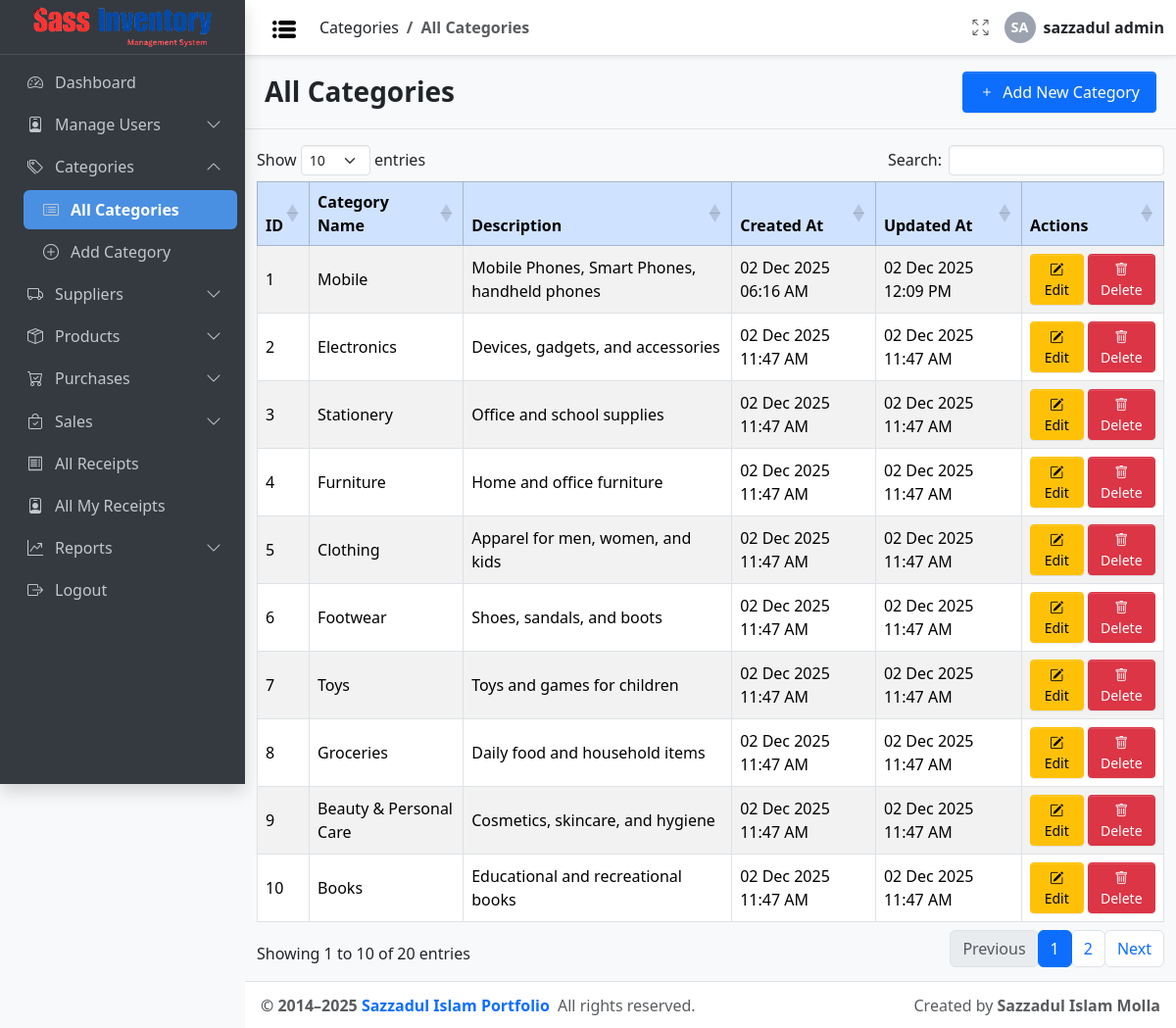
/category/index.php (signed in), run on the app's committed database.
### tables this page shows
CREATE TABLE `category` (
  `id` int(11) NOT NULL,
  `name` varchar(100) NOT NULL,
  `description` text DEFAULT NULL COMMENT 'Optional description',
  `created_at` timestamp NOT NULL DEFAULT current_timestamp(),
  `updated_at` timestamp NOT NULL DEFAULT current_timestamp() COMMENT 'Auto-update on record change'
);

### config/db_config.php (called while the page is built, shortened)
<?php
function can($permission, $userPermissions = null)
{
  global $USER_PERMISSIONS;
  $userPermissions = $userPermissions ?? $USER_PERMISSIONS;
  return in_array($permission, $userPermissions);
}
$Project_URL = "http://localhost/Sass_Inventory_Management/";

### Inc/link.php (called while the page is built)
<?php
$Project_URL = "http://localhost/Sass_Inventory_Management/";
function getUserPermissions($roleId, $conn)
{
  $permissions = [];
  $stmt = $conn->prepare("
        SELECT permission_name
        FROM role_permission_matrix
        WHERE role_id = ? AND assigned = 1
    ");
  $stmt->bind_param("i", $roleId);
  $stmt->execute();
  $result = $stmt->get_result();
  while ($row = $result->fetch_assoc()) {
    $permissions[] = $row['permission_name'];
  }
  return $permissions;
}

### category/index.php (the view, shortened to what this page needs)
<?php
include_once __DIR__ . '/../config/auth_guard.php';
?>
<!doctype html>
<html lang="en">
<head>
  <link rel="stylesheet"
    href="https://cdn.jsdelivr.net/npm/@fontsource/source-sans-3@5.0.12/index.css"
    media="print" onload="this.media='all'" />
  <link rel="stylesheet"
    href="https://cdn.jsdelivr.net/npm/bootstrap-icons@1.13.1/font/bootstrap-icons.min.css" />
  <link rel="stylesheet" href="<?= $Project_URL ?>/css/adminlte.css" />
  <link rel="stylesheet"
    href="https://cdn.datatables.net/1.13.6/css/dataTables.bootstrap5.min.css" />
</head>
<?php
$conn = connectDB();
$sql = "SELECT * FROM category ORDER BY id ASC";
$result = $conn->query($sql);
?>
<body class="layout-fixed sidebar-expand-lg bg-body-tertiary">
  <div class="app-wrapper">
    <?php include_once '../Inc/Navbar.php'; ?>
    <?php include_once '../Inc/Sidebar.php'; ?>
    <main class="app-main">
      <div class="app-content-header py-3 border-bottom">
        <div class="container-fluid d-flex justify-content-between align-items-center flex-wrap">
          <h3 class="mb-0 " style="font-weight: 800;">All Categories</h3>
          <?php if (can('add_category')): ?>
            <a href="add.php" class="btn btn-sm btn-primary px-3 py-2" style=" font-size: medium; ">
              <i class="bi bi-plus me-1"></i> Add New Category
            </a>
          <?php endif; ?>
        </div>
      </div>
      <div class="app-content-body mt-3">
        <div class="table-responsive container-fluid">
          <?php if ($result->num_rows > 0): ?>
            <table id="categoriesTable" class="table table-bordered table-hover table-striped align-middle">
              <thead class="table-primary">
                <tr>
                  <th>ID</th>
                  <th>Category Name</th>
                  <th>Description</th>
                  <th>Created At</th>
                  <th>Updated At</th>
                  <th>Actions</th>
                </tr>
              </thead>
              <tbody>
                <?php while ($row = $result->fetch_assoc()): ?>
                  <tr>
                    <td><?= htmlspecialchars($row['id']) ?></td>
                    <td><?= htmlspecialchars($row['name']) ?></td>
                    <td><?= htmlspecialchars($row['description']) ?></td>
                    <td><?= !empty($row['created_at']) ? date('d M Y h:i A', strtotime($row['created_at'])) : '' ?></td>
                    <td><?= !empty($row['updated_at']) ? date('d M Y h:i A', strtotime($row['updated_at'])) : '' ?></td>
                    <td>
                      <div class="d-flex gap-1">
                        <?php if (can('edit_category')): ?>
                          <a href="edit.php?id=<?= urlencode($row['id']) ?>" class="btn btn-warning btn-sm flex-fill">
                            <i class="bi bi-pencil-square"></i> Edit
                          </a>
                        <?php endif; ?>
                        <?php if (can('delete_category')): ?>
                          <a href="delete.php?id=<?= urlencode($row['id']) ?>"
                            class="btn btn-danger btn-sm flex-fill"
                            onclick="return confirm('Are you sure you want to delete this category?');">
                            <i class="bi bi-trash"></i> Delete
                          </a>
                        <?php endif; ?>
                      </div>
                    </td>
                  </tr>
                <?php endwhile; ?>
              </tbody>
            </table>
          <?php endif; ?>
        </div>
      </div>
    </main>
    <?php include_once '../Inc/Footer.php'; ?>
  </div>
</body>
</html>

### Inc/Navbar.php (shortened to what this page needs)
<?php include_once 'link.php' ?>
<?php
$currentPath = $_SERVER['PHP_SELF'];
$currentFile = basename($currentPath);
$currentDir  = basename(dirname($currentPath));
$parentTitle = null;
$childTitle  = null;
foreach ($sidebarMenu as $item) {
    if (!empty($item['submenu'])) {
        foreach ($item['submenu'] as $sub) {
            $subFile = basename($sub['url']);
            $subDir  = basename(dirname($sub['url']));
            if (
                ($subFile === $currentFile && $subDir === $currentDir) ||
                ($subFile === "index.php" && $subDir === $currentDir && $currentFile === "index.php")
            ) {
                $parentTitle = $item['title'];
                $childTitle  = $sub['title'];
                break 2;
            }
        }
    }
}
?>
<nav class="app-header navbar navbar-expand bg-body shadow-sm">
    <div class="container-fluid">
        <ul class="navbar-nav align-items-center">
            <li class="nav-item">
                <a class="nav-link" href="#" data-lte-toggle="sidebar" title="Toggle Sidebar">
                    <img
                        src="<?= $Project_URL ?>assets/Dashboard/Dashboard_Nav/list.png"
                        alt="Menu"
                        width="24"
                        height="24"
                        class="img-fluid">
                </a>
            </li>
            <li class="nav-item ms-2">
                <nav aria-label="breadcrumb">
                    <ol class="breadcrumb mb-0">
                        <?php if ($parentTitle): ?>
                            <li class="breadcrumb-item"><?= $parentTitle ?></li>
                        <?php endif; ?>
                        <li class="breadcrumb-item active fw-semibold"><?= $childTitle ?></li>
                    </ol>
                </nav>
            </li>
        </ul>
        <ul class="navbar-nav ms-auto align-items-center">
            <li class="nav-item">
                <a class="nav-link" href="#" data-lte-toggle="fullscreen" title="Fullscreen">
                    <i data-lte-icon="maximize" class="bi bi-arrows-fullscreen"></i>
                </a>
            </li>
            <?php
            $nameParts = explode(' ', trim($_SESSION['username']));
            $first = strtoupper(substr($nameParts[0], 0, 1));
            $last = isset($nameParts[1]) ? strtoupper(substr(end($nameParts), 0, 1)) : '';
            $initials = $first . $last;
            ?>
            <li class="nav-item dropdown user-menu d-flex align-items-center">
                <div class="user-avatar me-2">
                    <?= $initials ?>
                </div>
                <span class="d-none d-md-inline fw-semibold">
                    <?= htmlspecialchars($_SESSION['username']) ?>
                </span>
            </li>
        </ul>
    </div>
</nav>

### Inc/Sidebar.php (shortened to what this page needs)
<?php
include_once 'link.php';
$role = $_SESSION['role_id'];
$conn = connectDB();
$USER_PERMISSIONS = getUserPermissions($role, $conn);
function getProjectRoot()
{
  $parts = explode('/', trim($_SERVER['PHP_SELF'], '/'));
  return '/' . $parts[0] . '/';
}
$projectRoot = getProjectRoot();
$Project_URL = $projectRoot;
function getCurrentRelativePath()
{
  $current = $_SERVER['PHP_SELF'];
  $parts = explode('/', trim($current, '/'));
  $projectRoot = '/' . $parts[0] . '/';
  return str_replace($projectRoot, '', $current);
}
function isActivePage($url)
{
  return getCurrentRelativePath() === $url;
}
?>
<aside class="app-sidebar bg-body-secondary shadow" data-bs-theme="dark">
  <div class="sidebar-brand">
    <a href="<?= $Project_URL; ?>index.php" class="brand-link">
      <img src="<?= $Project_URL; ?>assets/Dashboard/Website_logo.png" alt="Logo">
    </a>
  </div>
  <div class="sidebar-wrapper">
    <nav>
      <ul class="nav sidebar-menu flex-column" id="sidebarAccordion">
        <?php foreach ($sidebarMenu as $index => $menu): ?>
          <?php
          $hasSubmenu = isset($menu['submenu']);
          if ($hasSubmenu) {
            $visibleSubmenus = array_filter($menu['submenu'], function ($sub) use ($USER_PERMISSIONS) {
              $hasPermission = empty($sub['permission']) || in_array($sub['permission'], $USER_PERMISSIONS);
              $notHidden = empty($sub['hidden']) || $sub['hidden'] !== true || isActivePage($sub['url']);
              return $hasPermission && $notHidden;
            });
            if (count($visibleSubmenus) === 1) {
              $sub = array_values($visibleSubmenus)[0];
          ?>
              <li class="nav-item">
                <a href="<?= $Project_URL . $sub['url'] ?>" class="nav-link <?= isActivePage($sub['url']) ? 'active-page' : '' ?>">
                  <i class="nav-icon <?= $sub['icon'] ?>"></i>
                  <p><?= $sub['title'] ?></p>
                </a>
              </li>
            <?php
            } else {
              $collapseId = "collapseMenu$index";
              $anyActive = false;
              foreach ($visibleSubmenus as $sub) {
                if (isActivePage($sub['url'])) $anyActive = true;
              }
            ?>
              <li class="nav-item">
                <a class="nav-link d-flex justify-content-between align-items-center" data-bs-toggle="collapse"
                  href="#<?= $collapseId ?>" aria-expanded="<?= $anyActive ? 'true' : 'false' ?>"
                  aria-controls="<?= $collapseId ?>">
                  <span class="d-inline-flex align-items-center gap-2">
                    <i class="nav-icon <?= $menu['icon'] ?>"></i>
                    <?= $menu['title'] ?>
                  </span>
                  <i class="bi bi-chevron-down collapse-arrow rotate-0"></i>
                </a>
                <div class="collapse <?= $anyActive ? 'show' : '' ?>" id="<?= $collapseId ?>" data-bs-parent="#sidebarAccordion">
                  <ul class="nav flex-column ms-3">
                    <?php foreach ($visibleSubmenus as $sub): ?>
                      <li class="nav-item">
                        <a href="<?= $Project_URL . $sub['url'] ?>" class="nav-link <?= isActivePage($sub['url']) ? 'active-page' : '' ?>">
                          <i class="nav-icon <?= $sub['icon'] ?>"></i>
                          <p><?= $sub['title'] ?></p>
                        </a>
                      </li>
                    <?php endforeach; ?>
                  </ul>
                </div>
              </li>
            <?php
            }
          } else {
            ?>
            <li class="nav-item">
              <a href="<?= $Project_URL . $menu['url'] ?>" class="nav-link <?= isActivePage($menu['url']) ? 'active-page' : '' ?>">
                <i class="nav-icon <?= $menu['icon'] ?>"></i>
                <p><?= $menu['title'] ?></p>
              </a>
            </li>
          <?php } ?>
        <?php endforeach; ?>
      </ul>
    </nav>
  </div>
</aside>

### Inc/Footer.php (shortened to what this page needs)
<footer class="app-footer py-2 px-3 d-flex justify-content-between align-items-center border-top">
    <div class="footer-left">
        <strong>
            &copy; 2014–<span id="currentYear"></span>
            <a
                href="https://sazzadul-islam-website.vercel.app/"
                class="text-decoration-none">
                Sazzadul Islam Portfolio
            </a>
        </strong>
        <span class="ms-1">All rights reserved.</span>
    </div>
    <div class="footer-right text-muted d-none d-sm-inline">
        Created by <strong>Sazzadul Islam Molla</strong>
    </div>
</footer>

### Inc/Navbar.php (style rules this page uses)
.user-avatar { width: 32px; height: 32px; background-color: #9ca3af; color: #ffffff; font-weight: 600; font-size: 0.9rem; border-radius: 50%; display: flex; align-items: center; justify-content: center; text-transform: uppercase; }

### Inc/Sidebar.php (style rules this page uses)
.rotate-180 { transform: rotate(180deg); transition: transform 0.25s ease; }
.rotate-0 { transform: rotate(0deg); transition: transform 0.25s ease; }
.active-page { font-weight: 600; background-color: #4a90e2; border-radius: 4px; }
.active-page>p { color: #ffffff; }

### data on the page
category: id "1", name "Mobile", description "Mobile Phones, Smart Phones, handheld phones", created_at "02 Dec 2025 06:16 AM", updated_at "02 Dec 2025 12:09 PM"
category: id "2", name "Electronics", description "Devices, gadgets, and accessories", created_at "02 Dec 2025 11:47 AM", updated_at "02 Dec 2025 11:47 AM"
category: id "3", name "Stationery", description "Office and school supplies", created_at "02 Dec 2025 11:47 AM", updated_at "02 Dec 2025 11:47 AM"
category: id "4", name "Furniture", description "Home and office furniture", created_at "02 Dec 2025 11:47 AM", updated_at "02 Dec 2025 11:47 AM"
category: id "5", name "Clothing", description "Apparel for men, women, and kids", created_at "02 Dec 2025 11:47 AM", updated_at "02 Dec 2025 11:47 AM"
category: id "6", name "Footwear", description "Shoes, sandals, and boots", created_at "02 Dec 2025 11:47 AM", updated_at "02 Dec 2025 11:47 AM"
category: id "7", name "Toys", description "Toys and games for children", created_at "02 Dec 2025 11:47 AM", updated_at "02 Dec 2025 11:47 AM"
category: id "8", name "Groceries", description "Daily food and household items", created_at "02 Dec 2025 11:47 AM", updated_at "02 Dec 2025 11:47 AM"
category: id "9", name "Beauty & Personal Care", description "Cosmetics, skincare, and hygiene", created_at "02 Dec 2025 11:47 AM", updated_at "02 Dec 2025 11:47 AM"
category: id "10", name "Books", description "Educational and recreational books", created_at "02 Dec 2025 11:47 AM", updated_at "02 Dec 2025 11:47 AM"

### other printed values
$parentTitle "Categories"
$childTitle "All Categories"
$initials "SA"
$_SESSION['username'] "sazzadul admin"
$menu['title'] "Dashboard"
$menu['title'] "Manage Users"
$menu['title'] "Categories"
$sub['title'] "All Categories"
$sub['title'] "Add Category"
$menu['title'] "Suppliers"
$menu['title'] "Products"
$menu['title'] "Purchases"
$menu['title'] "Sales"
$menu['title'] "All Receipts"
$menu['title'] "All My Receipts"
